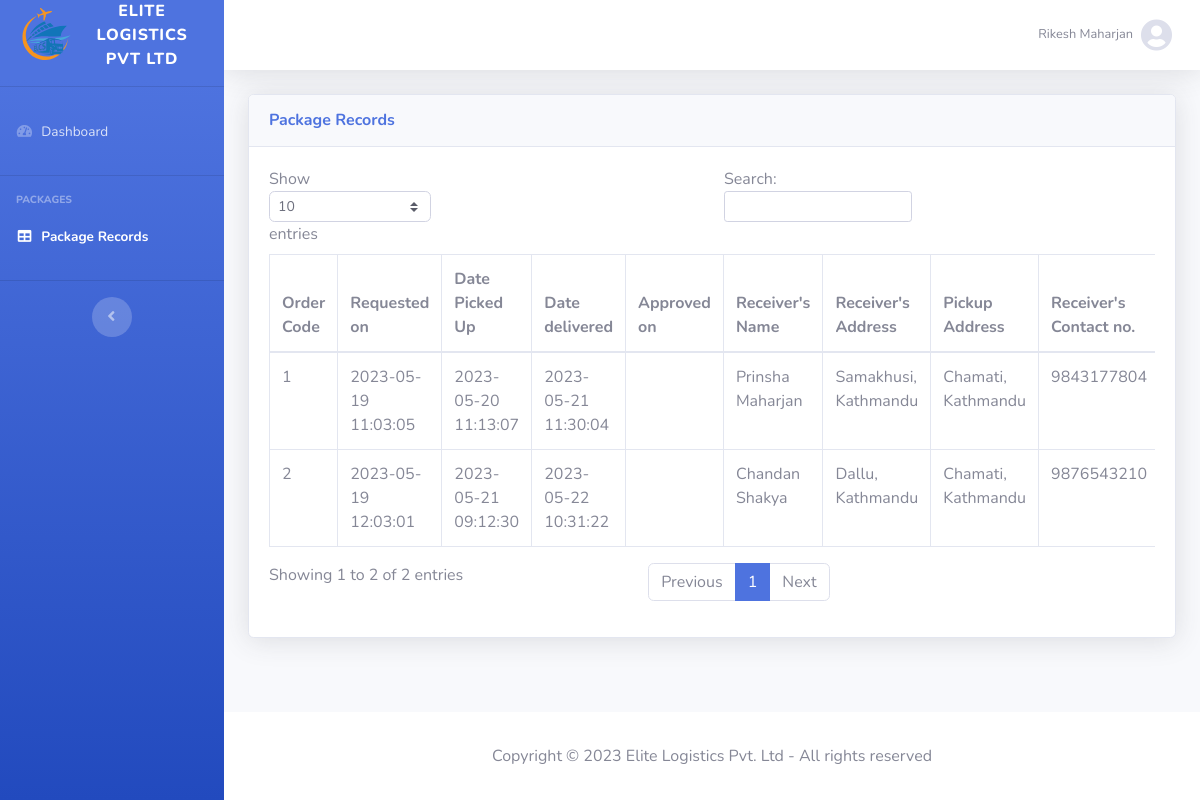
Page /user_package_records.php (signed in) on the committed database.
### tables this page shows
CREATE TABLE account_details (
  account_id INT PRIMARY KEY AUTO_INCREMENT,
  name VARCHAR(100) NOT NULL,
  email VARCHAR(100) NOT NULL,
  password VARCHAR(320) NOT NULL,
  phone_no VARCHAR(20) NOT NULL,
  type_id INT,
  created_on DATETIME NOT NULL,
  default_location VARCHAR(255) NOT NULL,
  INDEX idx_name (name),
  FOREIGN KEY (type_id) REFERENCES account_type (type_id) ON DELETE CASCADE
);

CREATE TABLE package_details (
  order_code INT PRIMARY KEY AUTO_INCREMENT,
  account_id INT,
  receiver_id INT,
  delivery_rider_id INT,
  date_received DATETIME,
  date_delivered DATETIME,
  delivery_status_id INT,
  description VARCHAR(255),
  remarks VARCHAR(255),
  created_on DATETIME NOT NULL,
  date_assigned DATETIME,
  INDEX idx_account_id (account_id),
  INDEX idx_receiver_id (receiver_id),
  INDEX idx_delivery_rider_id (delivery_rider_id),
  INDEX idx_delivery_status_id (delivery_status_id),
  FOREIGN KEY (account_id) REFERENCES account_details (account_id) ON DELETE CASCADE,
  FOREIGN KEY (receiver_id) REFERENCES receiver_details (receiver_id) ON DELETE CASCADE,
  FOREIGN KEY (delivery_rider_id) REFERENCES account_details (account_id) ON DELETE CASCADE,
  FOREIGN KEY (delivery_status_id) REFERENCES delivery_status (status_id) ON DELETE CASCADE
);

CREATE TABLE receiver_details (
  receiver_id INT PRIMARY KEY AUTO_INCREMENT,
  name VARCHAR(100) NOT NULL,
  phone_no VARCHAR(20) NOT NULL,
  INDEX idx_name (name)
);

CREATE TABLE address_details (
  address_id INT PRIMARY KEY AUTO_INCREMENT,
  order_code INT,
  address_type_id INT,
  address VARCHAR(255) NOT NULL,
  INDEX idx_order_code (order_code),
  INDEX idx_address_type_id (address_type_id),
  FOREIGN KEY (order_code) REFERENCES package_details (order_code) ON DELETE CASCADE,
  FOREIGN KEY (address_type_id) REFERENCES address_type (address_type_id) ON DELETE CASCADE
);

### user_package_records.php (called while the page is built, shortened)
<?php
$cssFiles = ['dashboard.css'];
include 'php/connection.php';
include 'php/page_header.php';
include 'php/dashboard_check.php';
include 'php/dashboard_main.php';
include 'php/page_footer.php';
?>

### php/dashboard_check.php (called while the page is built, shortened)
<?php
$accountId = $_SESSION['account_id'];
$stmt = $pdo->prepare("SELECT type_id,name,email,phone_no,default_location FROM account_details WHERE account_id = :accountId");
$stmt->bindParam(':accountId', $accountId);
$stmt->execute();
$user = $stmt->fetch(PDO::FETCH_ASSOC);
$userType = $user['type_id'];
?>

### php/user_package_records_content.php (the view, shortened to what this page needs)
<div class="card shadow mb-4">
  <div class="card-header py-3">
    <h6 class="m-0 font-weight-bold text-primary">Package Records</h6>
  </div>
  <div class="card-body">
    <div class="table-responsive">
      <table class="table table-bordered" id="dataTable" width="100%" cellspacing="0">
        <thead>
          <tr>
            <th>Order Code</th>
            <th>Requested on</th>
            <th>Date Picked Up</th>
            <th>Date delivered</th>
            <th>Approved on</th>
            <th>Receiver's Name</th>
            <th>Receiver's Address</th>
            <th>Pickup Address</th>
            <th>Receiver's Contact no.</th>
          </tr>
        </thead>
        <tbody>
          <?php
          $sql = "SELECT
                    pd.created_on,
                    pd.date_received,
                    pd.date_delivered,
                    pd.order_code,
                    pd.date_assigned,
                    rd.name AS receiver_name,
                    ad.address AS receiver_address,
                    ad2.address AS pickup_address,
                    rd.phone_no AS receiver_phone,
                    pd.description,
                    ds.status_name AS delivery_status,
                    pd.remarks,
                    (SELECT ad.name FROM account_details ad WHERE pd.delivery_rider_id = ad.account_id) AS delivery_rider_name,
                    (SELECT ad.phone_no FROM account_details ad WHERE pd.delivery_rider_id = ad.account_id) AS delivery_rider_phone
                  FROM
                    package_details pd
                  JOIN
                    account_details ad1 ON pd.account_id = ad1.account_id
                  JOIN
                    receiver_details rd ON pd.receiver_id = rd.receiver_id
                  JOIN
                    address_details ad ON pd.order_code = ad.order_code AND ad.address_type_id = 2
                  JOIN
                    address_details ad2 ON pd.order_code = ad2.order_code AND ad2.address_type_id = 1
                  JOIN
                    delivery_status ds ON pd.delivery_status_id = ds.status_id
                    WHERE pd.account_id = :account_id";
          $stmt = $pdo->prepare($sql);
          $stmt->bindParam(':account_id', $_SESSION['account_id'], PDO::PARAM_INT);
          $stmt->execute();
          $packageData = $stmt->fetchAll(PDO::FETCH_ASSOC);
          foreach ($packageData as $package) {
            echo '<tr>';
            echo '<td>' . $package['order_code'] . '</td>';
            echo '<td>' . $package['created_on'] . '</td>';
            echo '<td>' . $package['date_received'] . '</td>';
            echo '<td>' . $package['date_delivered'] . '</td>';
            echo '<td>' . $package['date_assigned'] . '</td>';
            echo '<td>' . $package['receiver_name'] . '</td>';
            echo '<td>' . $package['receiver_address'] . '</td>';
            echo '<td>' . $package['pickup_address'] . '</td>';
            echo '<td>' . $package['receiver_phone'] . '</td>';
            echo '</tr>';
          }
          ?>
        </tbody>
      </table>
    </div>
  </div>
</div>

### php/page_header.php (shortened to what this page needs)
<!DOCTYPE html>
<html lang="en">
<head>
    <?php if (isset($cssFiles) && is_array($cssFiles)): ?>
        <?php foreach ($cssFiles as $cssFile): ?>
            <link rel="stylesheet" href="styles/<?php echo $cssFile; ?>">
        <?php endforeach; ?>
    <?php endif; ?>
    <link href="vendor/fontawesome-free/css/all.min.css" rel="stylesheet" type="text/css">

### php/dashboard_main.php (shortened to what this page needs)
<?php
$currentPage = basename($_SERVER['PHP_SELF'], ".php");
?>
</head>
<body id="page-top">
    <div id="wrapper">
        <ul class="navbar-nav bg-gradient-primary sidebar sidebar-dark accordion" id="accordionSidebar">
            <li>
                <a class="sidebar-brand d-flex align-items-center justify-content-center" href="index.php">
                    <div class="sidebar-brand-icon">
                        <img src="images/logo.svg" alt="Logo" width="60vw">
                    </div>
                    <div class="sidebar-brand-text mx-3">Elite Logistics Pvt Ltd</div>
                </a>
            </li>
            <li class="sidebar-divider my-0">
                <hr>
            </li>
            <li class="nav-item <?php echo ($currentPage === 'dashboard') ? 'active' : ''; ?>">
                <a class="nav-link" href="dashboard.php">
                    <i class="fas fa-fw fa-tachometer-alt"></i>
                    <span>Dashboard</span>
                </a>
            </li>
            <li class="sidebar-divider">
                <hr>
            </li>
            <?php if ($userType != 3) : ?>
                <li class="sidebar-heading">
                    Packages
                </li>
                <?php if ($userType == 1) : ?>
                    <li class="nav-item <?php echo ($currentPage === 'user_package_records') ? 'active' : ''; ?>">
                        <a class="nav-link" href="user_package_records.php">
                            <i class="fas fa-fw fa-table"></i>
                            <span>Package Records</span>
                        </a>
                    </li>
                <?php endif; ?>
            <?php endif; ?>
            <li class="sidebar-divider d-none d-md-block">
                <hr>
            </li>
            <li class="text-center d-none d-md-inline">
                <button class="rounded-circle border-0" id="sidebarToggle" title="Toggle Sidebar">
                </button>
            </li>
        </ul>
        <div id="content-wrapper" class="d-flex flex-column">
            <div id="content">
                <nav class="navbar navbar-expand navbar-light bg-white topbar mb-4 static-top shadow">
                    <ul class="navbar-nav ml-auto">
                        <li class="nav-item dropdown no-arrow">
                            <a class="nav-link dropdown-toggle" href="#" id="userDropdown" role="button" data-toggle="dropdown" aria-haspopup="true" aria-expanded="false">
                                <span class="mr-2 d-none d-lg-inline text-gray-600 small">
                                    <?php echo $user['name']; ?>
                                </span>
                                <i class="fas fa-user-circle fa-2x text-gray-300"></i>
                            </a>
                        </li>
                    </ul>
                </nav>
                <div class="container-fluid">
                    <?php
                    if ($currentPage === 'user_package_records') :
                        include 'user_package_records_content.php';
                    endif;
                    ?>
                </div>
            </div>
            <footer class="sticky-footer bg-white">
                <div class="container my-auto">
                    <div class="text-center my-auto">
                        <span>Copyright &copy;
                            <?php echo date('Y'); ?> Elite Logistics Pvt. Ltd - All rights reserved
                        </span>
                    </div>
                </div>
            </footer>
        </div>
    </div>

### php/page_footer.php (shortened to what this page needs)
</body>
</html>

### rows in the picture
account_details: name "Rikesh Maharjan"
package_details: order_code "1", created_on "2023-05-19 11:03:05", date_received "2023-05-20 11:13:07", date_delivered "2023-05-21 11:30:04", receiver.name "Prinsha Maharjan", address_details.address "Samakhusi, Kathmandu", address_details.address "Chamati, Kathmandu", receiver.phone_no "9843177804"
package_details: order_code "2", created_on "2023-05-19 12:03:01", date_received "2023-05-21 09:12:30", date_delivered "2023-05-22 10:31:22", receiver.name "Chandan Shakya", address_details.address "Dallu, Kathmandu", address_details.address "Chamati, Kathmandu", receiver.phone_no "9876543210"
